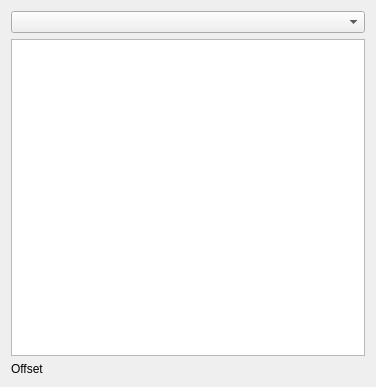
<?xml version="1.0" encoding="UTF-8"?>
<ui version="4.0">
 <class>TaskAssemblyCreateJoint</class>
 <widget class="QWidget" name="TaskAssemblyCreateJoint">
  <property name="geometry">
   <rect>
    <x>0</x>
    <y>0</y>
    <width>376</width>
    <height>387</height>
   </rect>
  </property>
  <property name="windowTitle">
   <string>Create Joint</string>
  </property>
  <layout class="QGridLayout" name="gridLayout">
   <item row="0" column="0">
    <widget class="QComboBox" name="jointType"/>
   </item>
   <item row="1" column="0">
    <widget class="QListWidget" name="featureList"/>
   </item>
   <item row="2" column="0">
    <layout class="QHBoxLayout" name="hLayout">
     <item>
      <widget class="QLabel" name="offsetLabel">
       <property name="text">
        <string>Offset</string>
       </property>
      </widget>
     </item>
     <item>
      <widget class="Gui::QuantitySpinBox" name="offsetSpinbox">
       <property name="sizePolicy">
        <sizepolicy hsizetype="Expanding" vsizetype="Fixed">
         <horstretch>0</horstretch>
         <verstretch>0</verstretch>
        </sizepolicy>
       </property>
       <property name="unit" stdset="0">
        <string notr="true">mm</string>
       </property>
      </widget>
     </item>
    </layout>
   </item>
   </layout>
 </widget>
 <customwidgets>
  <customwidget>
   <class>Gui::QuantitySpinBox</class>
   <extends>QWidget</extends>
   <header>Gui/QuantitySpinBox.h</header>
  </customwidget>
 </customwidgets>
 <resources/>
 <connections/>
</ui>
